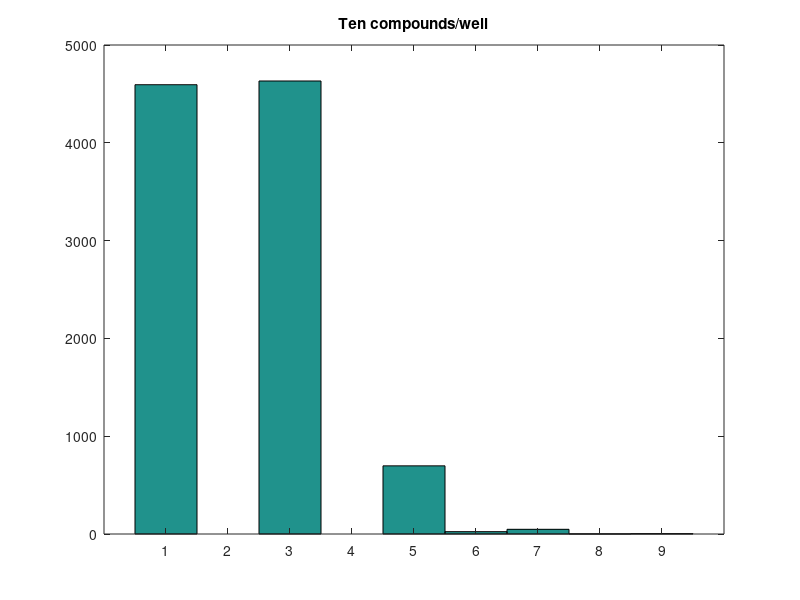
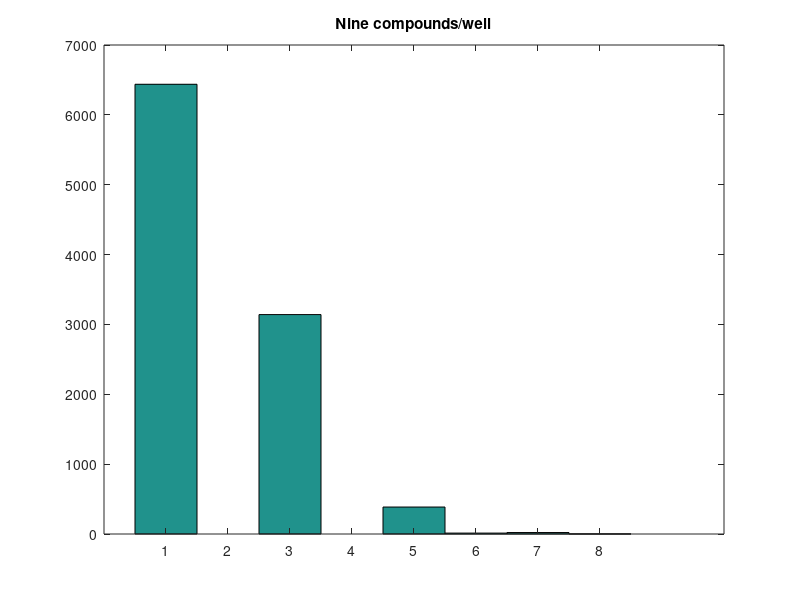
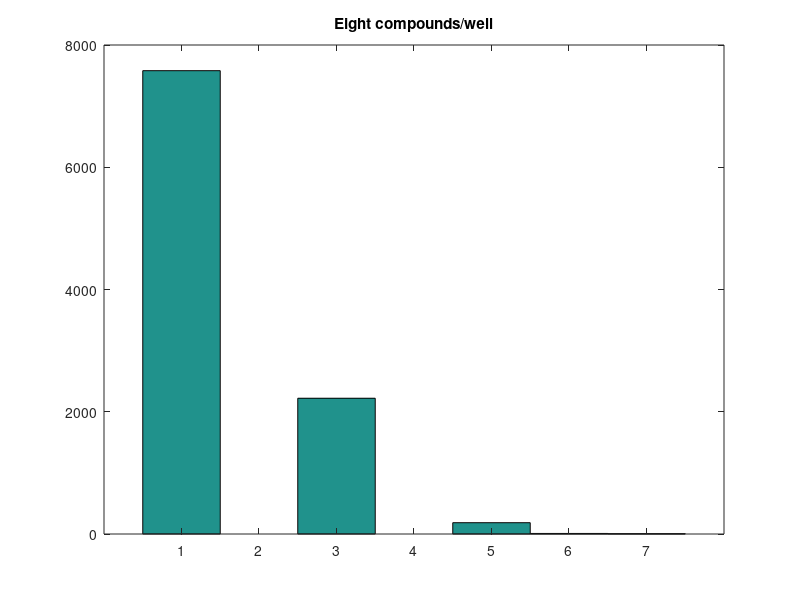
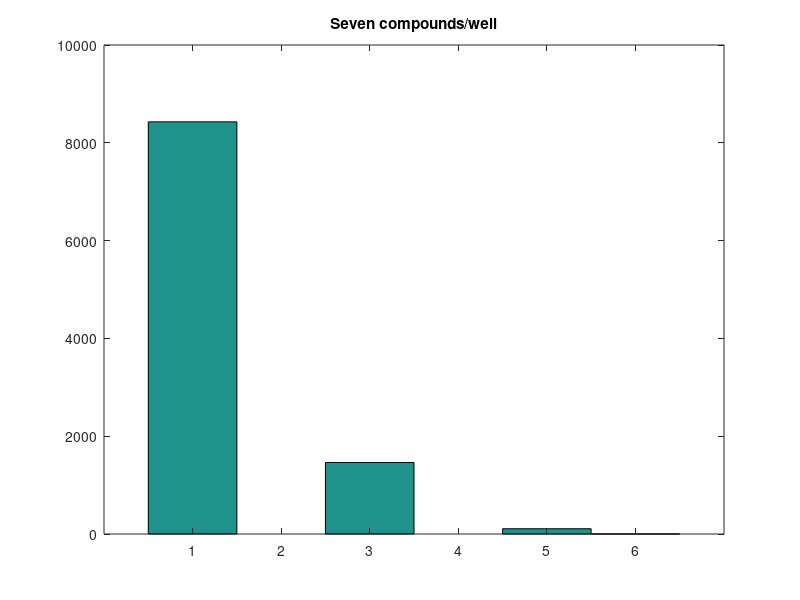

These charts were generated, in order, by the following MATLAB code:
function well_per_comp = simulateScreen
%Probability that fish will DIE (index = number of compound/well)
p = [0.014,0.021 0.032, 0.047, 0.071,0.106,0.159,.239,.357,.536];
num_rep = 10000;
well_per_comp = [0,0,0,0,0,0];
x_axis = [1,2,3,4,5,6,7,8,9,10];
well_per_comp(1) = 1;

arr_10 = zeros(1,num_rep);
for i = 1:num_rep
    arr_10(i) = run_ten(p);
end
figure();hist(arr_10,linspace(1,max(arr_10),max(arr_10)));title('Ten compounds/well');
well_per_comp(10) = mean(arr_10) / 10;

arr_9 = zeros(1,num_rep);
for i = 1:num_rep
    arr_9(i) = run_nine(p);
end
figure();hist(arr_9,linspace(1,max(arr_9),max(arr_9)));title('Nine compounds/well');
well_per_comp(9) = mean(arr_9) / 9;

arr_8 = zeros(1,num_rep);
for i = 1:num_rep
    arr_8(i) = run_eight(p);
end
figure();hist(arr_8,linspace(1,max(arr_8),max(arr_8)));title('Eight compounds/well');
well_per_comp(8) = mean(arr_8) / 8;

arr_7 = zeros(1,num_rep);
for i = 1:num_rep
    arr_7(i) = run_seven(p);
end
figure();hist(arr_7,linspace(1,max(arr_7),max(arr_7)));title('Seven compounds/well');
well_per_comp(7) = mean(arr_7) / 7;

arr_6 = zeros(1,num_rep);
for i = 1:num_rep
    arr_6(i) = run_six(p);
end
figure();hist(arr_6,linspace(1,max(arr_6),max(arr_6)));title('Six compounds/well');
well_per_comp(6) = mean(arr_6) / 6;

arr_five = zeros(1,num_rep);
for i = 1:num_rep
    arr_5(i) = run_five(p);
end
figure();hist(arr_5,linspace(1,max(arr_5),max(arr_5)));title('Five compounds/well');
well_per_comp(5) = mean(arr_5) / 5;

arr_4 = zeros(1,num_rep);
for i = 1:num_rep
    arr_4(i) = run_four(p);
end
figure();hist(arr_4,linspace(1,max(arr_4),max(arr_4)));title('Four compounds/well');
well_per_comp(4) = mean(arr_4) / 4;

arr_3 = zeros(1,num_rep);
for i = 1:num_rep
    arr_3(i) = run_three(p);
end
figure();hist(arr_3,linspace(1,max(arr_3),max(arr_3)));title('Three compounds/well');
well_per_comp(3) = mean(arr_3) / 3;

arr_2 = zeros(1,num_rep);
for i = 1:num_rep
    arr_2(i) = run_two(p);
end
figure();hist(arr_2,linspace(1,max(arr_2),max(arr_2)));title('Two compounds/well');
well_per_comp(2) = mean(arr_2) / 2;

close all;
figure();plot(x_axis, well_per_comp,'b.:');title('Optimal compound per well selection');
xlabel('Number of compounds/well');ylabel('Wells needed to screen 1 compound');
x = x_axis; y = well_per_comp; c = cellstr(num2str(well_per_comp'));
dx = 0; dy = 0.05; 
text(x+dx, y+dy, c);
end

%The result returned by each of the below functions is how many wells were
%screened in order to reach a final conclusion
function res = run_ten(p)
num = rand; %If num > p then the fish is alive, otherwise it's dead!
if num > p(10)
    res = 1; %The fish is alive! We can extrapolate results :)
else
    %The fish has died :( Now we have to screen 5 and 5
    temp = run_five(p);
    temp = temp + run_five(p);
    res = temp + 1;
end
end

function res = run_nine(p)
num = rand; %If num > p then the fish is alive, otherwise it's dead!
if num > p(9)
    res = 1; %The fish is alive! We can extrapolate results :)
else
    %The fish has died :( Now we have to screen 5 and 5
    temp = run_four(p);
    temp = temp + run_five(p);
    res = temp + 1;
end
end

function res = run_eight(p)
num = rand; %If num > p then the fish is alive, otherwise it's dead!
if num > p(8)
    res = 1; %The fish is alive! We can extrapolate results :)
else
    %The fish has died :( Now we have to screen 5 and 5
    temp = run_four(p);
    temp = temp + run_four(p);
    res = temp + 1;
end
end

function res = run_seven(p)
num = rand; %If num > p then the fish is alive, otherwise it's dead!
if num > p(7)
    res = 1; %The fish is alive! We can extrapolate results :)
else
    %The fish has died :( Now we have to screen 5 and 5
    temp = run_four(p);
    temp = temp + run_three(p);
    res = temp + 1;
end
end

function res = run_six(p)
num = rand; %If num > p then the fish is alive, otherwise it's dead!
if num > p(6)
    res = 1; %The fish is alive! We can extrapolate results :)
else
    %The fish has died :( Now we have to screen 5 and 5
    temp = run_three(p);
    temp = temp + run_three(p);
    res = temp + 1;
end
end

function res = run_five(p)
num = rand; %If num > p then the fish is alive, otherwise it's dead!
if num > p(5)
    res = 1; %The fish is alive! We can extrapolate results :)
else
    %The fish has died :( Now we have to screen 5 and 5
    temp = run_three(p);
    temp = temp + run_two(p);
    res = temp + 1;
end
end

function res = run_four(p)
num = rand; %If num > p then the fish is alive, otherwise it's dead!
if num > p(4)
    res = 1; %The fish is alive! We can extrapolate results :)
else
    %The fish has died :( Now we have to screen 5 and 5
    temp = run_two(p);
    temp = temp + run_two(p);
    res = temp + 1;
end
end

function res = run_three(p)
num = rand; %If num > p then the fish is alive, otherwise it's dead!
if num > p(3)
    res = 1; %The fish is alive! We can extrapolate results :)
else
    %The fish has died :( Now we have to screen 5 and 5
    temp = run_two(p);
    res = temp + 2; %Add an extra 1 well to account for the fact that we have to image one more (split 2 and 1)
end
end

function res = run_two(p)
num = rand; %If num > p then the fish is alive, otherwise it's dead!
if num > p(2)
    res = 1; %The fish is alive! We can extrapolate results :)
else
    %The fish has died :( Now we have to screen 5 and 5
    res = 2;
end
end
